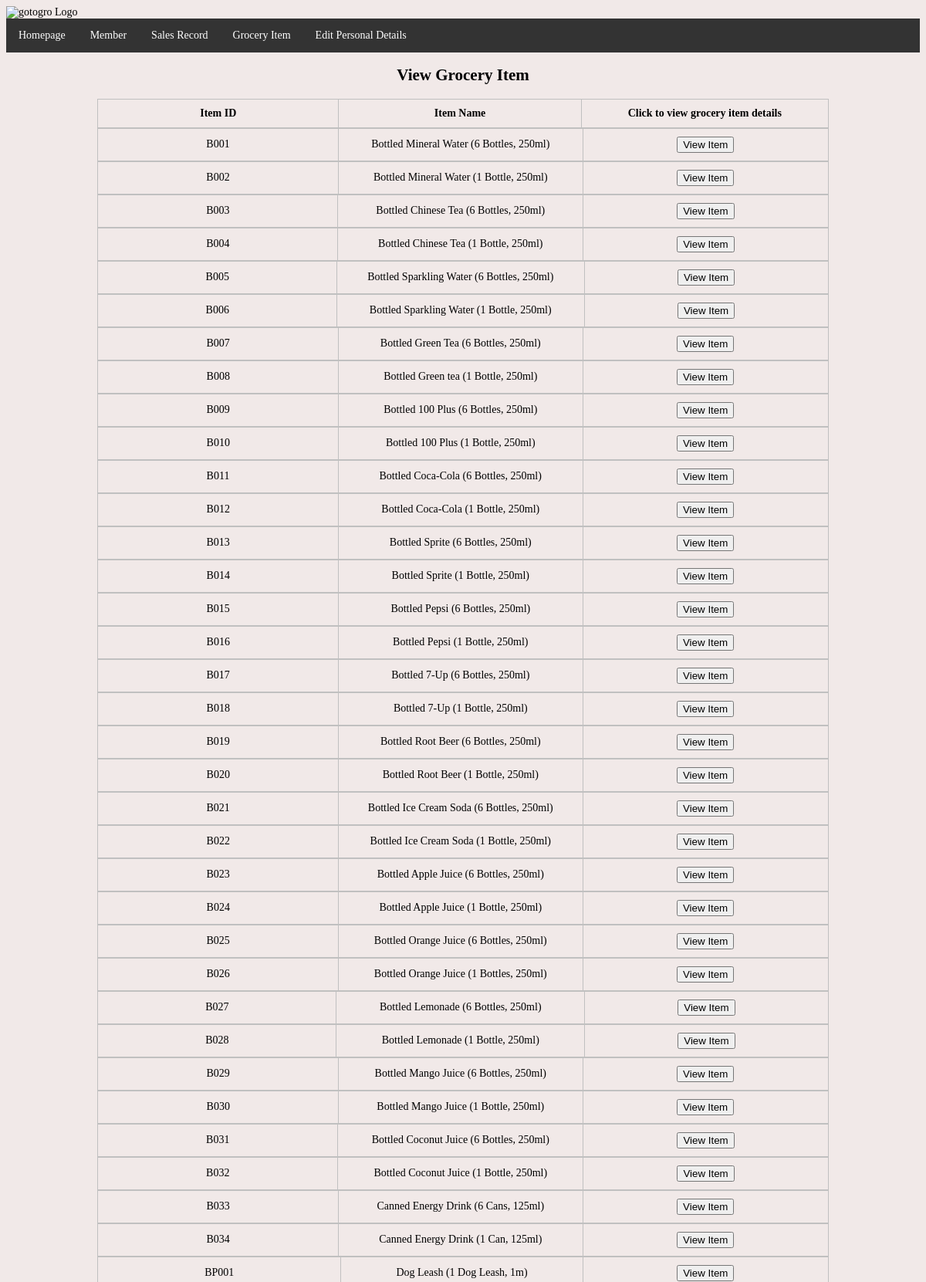
/searchGroceryItemViewGroceryItemSupervisor.php (upper part), run on the app's committed database.
### tables this page shows
CREATE TABLE `item` (
  `item_id` varchar(50) NOT NULL,
  `item_name` varchar(100) NOT NULL,
  `item_price` float NOT NULL,
  `item_category` varchar(50) NOT NULL
);

### searchGroceryItemViewGroceryItemSupervisor.php (the view, shortened to what this page needs)
<!DOCTYPE html>
<html>
  <head>
  </head>
<body>
  <img src="SLogo.png" alt="gotogro Logo" width="300" height="90">
  <ul>
    <li><a href="supervisorHomepage.php">Homepage</a> </li>
    <li class="dropdown">
      <a href="javascript:void(0)" class="dropbtn">Member</a>
    </li>
    <li class="dropdown">
      <a href="javascript:void(0)" class="dropbtn">Sales Record</a>
    </li>
    <li class="dropdown">
      <a href="javascript:void(0)" class="dropbtn">Grocery Item</a>
    </li>
    <li><a href="#news">Edit Personal Details</a></li>
  </ul>
  <center>
    <div class="topics">
      <h2> View Grocery Item </h2>
      <?php
        $query = "SELECT * FROM item";
        $results = mysqli_query($mysqli,$query);
        echo "<table>
                <tr>
                  <td style='width:500px'> <strong> Item ID </strong> </td>
                  <td style='width:500px'> <strong> Item Name </strong> </td>
                  <td style='width:500px'> <strong> Click to view grocery item details </strong> </td>
                </tr>
              </table>";
              if ($results != NULL)
              {
                while($row = mysqli_fetch_array($results))
                {
                  $id = $row['item_id'];
                  echo "
                    <form action='viewGroceryItemSupervisorServer.php' method='post'>
                      <table>
                      <tr>
                        <td style='width:500px'> " .$row['item_id']."</td>
                        <td style='width:500px'> " .$row['item_name']."</td>
                        <td style='width:500px'> <button name='view_item' value='$id' type='submit'>View Item</button> </td>
                      </tr>
                      </table>
                    </form>";
                  }
                }
      ?>
        <br>
        <br>
    </div> </center>
</body>
</html>

### searchGroceryItemViewGroceryItemSupervisor.php (style rules this page uses)
body { background-color: #F1E9E8; font-family: Montserrat; font-size: 14px; }
ul { list-style-type: none; margin: 0; padding: 0; overflow: hidden; background-color: #333; }
li { float: left; }
li a, .dropbtn { display: inline-block; color: white; text-align: center; padding: 14px 16px; text-decoration: none; }
li.dropdown { display: inline-block; }
table { border-collapse: collapse; width:80%; margin-left: auto; margin-right: auto; }
th,td { border: 1px solid #c0c0c0; padding: 10px; text-align:center; }

### data on the page
item: item_id "B001", item_name "Bottled Mineral Water (6 Bottles, 250ml)"
item: item_id "B002", item_name "Bottled Mineral Water (1 Bottle, 250ml)"
item: item_id "B003", item_name "Bottled Chinese Tea (6 Bottles, 250ml)"
item: item_id "B004", item_name "Bottled Chinese Tea (1 Bottle, 250ml)"
item: item_id "B005", item_name "Bottled Sparkling Water (6 Bottles, 250ml)"
item: item_id "B006", item_name "Bottled Sparkling Water (1 Bottle, 250ml)"
item: item_id "B007", item_name "Bottled Green Tea (6 Bottles, 250ml)"
item: item_id "B008", item_name "Bottled Green tea (1 Bottle, 250ml)"
item: item_id "B009", item_name "Bottled 100 Plus (6 Bottles, 250ml)"
item: item_id "B010", item_name "Bottled 100 Plus (1 Bottle, 250ml)"
item: item_id "B011", item_name "Bottled Coca-Cola (6 Bottles, 250ml)"
item: item_id "B012", item_name "Bottled Coca-Cola (1 Bottle, 250ml)"
item: item_id "B013", item_name "Bottled Sprite (6 Bottles, 250ml)"
item: item_id "B014", item_name "Bottled Sprite (1 Bottle, 250ml)"
item: item_id "B015", item_name "Bottled Pepsi (6 Bottles, 250ml)"
item: item_id "B016", item_name "Bottled Pepsi (1 Bottle, 250ml)"
item: item_id "B017", item_name "Bottled 7-Up (6 Bottles, 250ml)"
item: item_id "B018", item_name "Bottled 7-Up (1 Bottle, 250ml)"
item: item_id "B019", item_name "Bottled Root Beer (6 Bottles, 250ml)"
item: item_id "B020", item_name "Bottled Root Beer (1 Bottle, 250ml)"
item: item_id "B021", item_name "Bottled Ice Cream Soda (6 Bottles, 250ml)"
item: item_id "B022", item_name "Bottled Ice Cream Soda (1 Bottle, 250ml)"
item: item_id "B023", item_name "Bottled Apple Juice (6 Bottles, 250ml)"
item: item_id "B024", item_name "Bottled Apple Juice (1 Bottle, 250ml)"
item: item_id "B025", item_name "Bottled Orange Juice (6 Bottles, 250ml)"
item: item_id "B026", item_name "Bottled Orange Juice (1 Bottles, 250ml)"
item: item_id "B027", item_name "Bottled Lemonade (6 Bottles, 250ml)"
item: item_id "B028", item_name "Bottled Lemonade (1 Bottle, 250ml)"
item: item_id "B029", item_name "Bottled Mango Juice (6 Bottles, 250ml)"
item: item_id "B030", item_name "Bottled Mango Juice (1 Bottle, 250ml)"
item: item_id "B031", item_name "Bottled Coconut Juice (6 Bottles, 250ml)"
item: item_id "B032", item_name "Bottled Coconut Juice (1 Bottle, 250ml)"
item: item_id "B033", item_name "Canned Energy Drink (6 Cans, 125ml)"
item: item_id "B034", item_name "Canned Energy Drink (1 Can, 125ml)"
item: item_id "BP001", item_name "Dog Leash (1 Dog Leash, 1m)"
